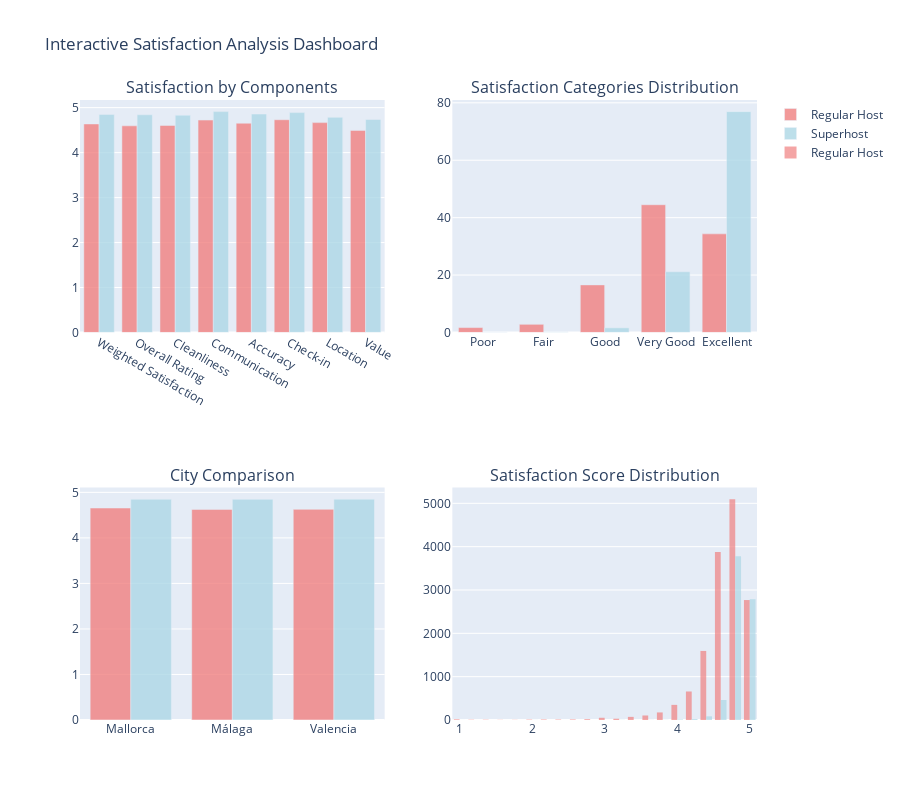

The code cell stored with this chart in its notebook:
### Code cell
# Create comprehensive visualizations for satisfaction analysis
fig, axes = plt.subplots(3, 2, figsize=(18, 20))

# 1. Weighted Satisfaction Comparison by Host Type
categories = ['Weighted Satisfaction', 'Overall Rating', 'Cleanliness', 'Communication', 'Accuracy', 'Check-in', 'Location', 'Value']
regular_weighted = [
    df_analysis[df_analysis['host_is_superhost'] == 'f']['weighted_satisfaction'].mean(),
    df_analysis[df_analysis['host_is_superhost'] == 'f']['review_scores_rating'].mean(),
    df_analysis[df_analysis['host_is_superhost'] == 'f']['review_scores_cleanliness'].mean(),
    df_analysis[df_analysis['host_is_superhost'] == 'f']['review_scores_communication'].mean(),
    df_analysis[df_analysis['host_is_superhost'] == 'f']['review_scores_accuracy'].mean(),
    df_analysis[df_analysis['host_is_superhost'] == 'f']['review_scores_checkin'].mean(),
    df_analysis[df_analysis['host_is_superhost'] == 'f']['review_scores_location'].mean(),
    df_analysis[df_analysis['host_is_superhost'] == 'f']['review_scores_value'].mean()
]

super_weighted = [
    df_analysis[df_analysis['host_is_superhost'] == 't']['weighted_satisfaction'].mean(),
    df_analysis[df_analysis['host_is_superhost'] == 't']['review_scores_rating'].mean(),
    df_analysis[df_analysis['host_is_superhost'] == 't']['review_scores_cleanliness'].mean(),
    df_analysis[df_analysis['host_is_superhost'] == 't']['review_scores_communication'].mean(),
    df_analysis[df_analysis['host_is_superhost'] == 't']['review_scores_accuracy'].mean(),
    df_analysis[df_analysis['host_is_superhost'] == 't']['review_scores_checkin'].mean(),
    df_analysis[df_analysis['host_is_superhost'] == 't']['review_scores_location'].mean(),
    df_analysis[df_analysis['host_is_superhost'] == 't']['review_scores_value'].mean()
]

x_pos = np.arange(len(categories))
axes[0,0].bar(x_pos - 0.2, regular_weighted, 0.4, label='Regular Host', alpha=0.8, color='lightcoral')
axes[0,0].bar(x_pos + 0.2, super_weighted, 0.4, label='Superhost', alpha=0.8, color='lightblue')
axes[0,0].set_xlabel('Metrics')
axes[0,0].set_ylabel('Score')
axes[0,0].set_title('Comprehensive Satisfaction Comparison')
axes[0,0].set_xticks(x_pos)
axes[0,0].set_xticklabels(categories, rotation=45, ha='right')
axes[0,0].legend()
axes[0,0].grid(True, alpha=0.3)

# 2. Satisfaction Category Distribution
satisfaction_categories = ['Poor', 'Fair', 'Good', 'Very Good', 'Excellent']
regular_dist = [
    satisfaction_percentages.loc['f', 'Poor'],
    satisfaction_percentages.loc['f', 'Fair'],
    satisfaction_percentages.loc['f', 'Good'],
    satisfaction_percentages.loc['f', 'Very Good'],
    satisfaction_percentages.loc['f', 'Excellent']
]
super_dist = [
    satisfaction_percentages.loc['t', 'Poor'],
    satisfaction_percentages.loc['t', 'Fair'],
    satisfaction_percentages.loc['t', 'Good'],
    satisfaction_percentages.loc['t', 'Very Good'],
    satisfaction_percentages.loc['t', 'Excellent']
]

x_cat = np.arange(len(satisfaction_categories))
axes[0,1].bar(x_cat - 0.2, regular_dist, 0.4, label='Regular Host', alpha=0.8, color='lightcoral')
axes[0,1].bar(x_cat + 0.2, super_dist, 0.4, label='Superhost', alpha=0.8, color='lightblue')
axes[0,1].set_xlabel('Satisfaction Categories')
axes[0,1].set_ylabel('Percentage (%)')
axes[0,1].set_title('Distribution by Satisfaction Categories')
axes[0,1].set_xticks(x_cat)
axes[0,1].set_xticklabels(satisfaction_categories)
axes[0,1].legend()
axes[0,1].grid(True, alpha=0.3)

# 3. Weighted Satisfaction by City and Host Type
city_weighted_data = df_analysis.groupby(['origen', 'host_is_superhost'])['weighted_satisfaction'].mean().unstack()
cities = city_weighted_data.index
regular_by_city = city_weighted_data['f'].values
super_by_city = city_weighted_data['t'].values

x_cities = np.arange(len(cities))
axes[1,0].bar(x_cities - 0.2, regular_by_city, 0.4, label='Regular Host', alpha=0.8, color='lightcoral')
axes[1,0].bar(x_cities + 0.2, super_by_city, 0.4, label='Superhost', alpha=0.8, color='lightblue')
axes[1,0].set_xlabel('Cities')
axes[1,0].set_ylabel('Weighted Satisfaction Score')
axes[1,0].set_title('Weighted Satisfaction by City and Host Type')
axes[1,0].set_xticks(x_cities)
axes[1,0].set_xticklabels(cities, rotation=45)
axes[1,0].legend()
axes[1,0].grid(True, alpha=0.3)

# 4. Distribution of Weighted Satisfaction Scores
regular_weighted_scores = df_analysis[df_analysis['host_is_superhost'] == 'f']['weighted_satisfaction']
super_weighted_scores = df_analysis[df_analysis['host_is_superhost'] == 't']['weighted_satisfaction']

axes[1,1].hist([regular_weighted_scores, super_weighted_scores], 
               bins=30, alpha=0.7, label=['Regular Host', 'Superhost'], 
               color=['lightcoral', 'lightblue'], density=True)
axes[1,1].set_xlabel('Weighted Satisfaction Score')
axes[1,1].set_ylabel('Density')
axes[1,1].set_title('Distribution of Weighted Satisfaction Scores')
axes[1,1].legend()
axes[1,1].grid(True, alpha=0.3)

# 5. Box plot comparison of weighted satisfaction
satisfaction_box_data = [regular_weighted_scores, super_weighted_scores]
box_plot = axes[2,0].boxplot(satisfaction_box_data, labels=['Regular Host', 'Superhost'], patch_artist=True)
box_plot['boxes'][0].set_facecolor('lightcoral')
box_plot['boxes'][1].set_facecolor('lightblue')
axes[2,0].set_ylabel('Weighted Satisfaction Score')
axes[2,0].set_title('Weighted Satisfaction Score Distribution Comparison')
axes[2,0].grid(True, alpha=0.3)

# 6. City Rankings - Weighted Satisfaction
city_rankings = city_satisfaction.values
city_names_ranked = city_satisfaction.index

axes[2,1].barh(range(len(city_names_ranked)), city_rankings, alpha=0.8, color='skyblue')
axes[2,1].set_yticks(range(len(city_names_ranked)))
axes[2,1].set_yticklabels(city_names_ranked)
axes[2,1].set_xlabel('Average Weighted Satisfaction Score')
axes[2,1].set_title('Cities Ranked by Average Satisfaction')
axes[2,1].grid(True, alpha=0.3)

# Add score labels on bars
for i, score in enumerate(city_rankings):
    axes[2,1].text(score + 0.001, i, f'{score:.3f}', va='center')

plt.tight_layout()
plt.show()

# Additional interactive visualization with Plotly
print("\n=== CREATING INTERACTIVE SATISFACTION VISUALIZATIONS ===")

# Create interactive satisfaction comparison
fig_interactive = make_subplots(
    rows=2, cols=2,
    subplot_titles=('Satisfaction by Components', 'Satisfaction Categories Distribution', 
                   'City Comparison', 'Satisfaction Score Distribution'),
    specs=[[{"secondary_y": False}, {"secondary_y": False}],
           [{"secondary_y": False}, {"secondary_y": False}]]
)

# 1. Satisfaction components comparison
fig_interactive.add_trace(
    go.Bar(name='Regular Host', x=categories, y=regular_weighted, 
           marker_color='lightcoral', opacity=0.8),
    row=1, col=1
)
fig_interactive.add_trace(
    go.Bar(name='Superhost', x=categories, y=super_weighted, 
           marker_color='lightblue', opacity=0.8),
    row=1, col=1
)

# 2. Satisfaction categories
fig_interactive.add_trace(
    go.Bar(name='Regular Host', x=satisfaction_categories, y=regular_dist, 
           marker_color='lightcoral', opacity=0.8, showlegend=False),
    row=1, col=2
)
fig_interactive.add_trace(
    go.Bar(name='Superhost', x=satisfaction_categories, y=super_dist, 
           marker_color='lightblue', opacity=0.8, showlegend=False),
    row=1, col=2
)

# 3. City comparison
fig_interactive.add_trace(
    go.Bar(name='Regular Host', x=list(cities), y=regular_by_city, 
           marker_color='lightcoral', opacity=0.8, showlegend=False),
    row=2, col=1
)
fig_interactive.add_trace(
    go.Bar(name='Superhost', x=list(cities), y=super_by_city, 
           marker_color='lightblue', opacity=0.8, showlegend=False),
    row=2, col=1
)

# 4. Distribution histograms
fig_interactive.add_trace(
    go.Histogram(x=regular_weighted_scores, name='Regular Host', 
                marker_color='lightcoral', opacity=0.7, nbinsx=30),
    row=2, col=2
)
fig_interactive.add_trace(
    go.Histogram(x=super_weighted_scores, name='Superhost', 
                marker_color='lightblue', opacity=0.7, nbinsx=30, showlegend=False),
    row=2, col=2
)

fig_interactive.update_layout(height=800, showlegend=True, 
                            title_text="Interactive Satisfaction Analysis Dashboard")
fig_interactive.show()

# Summary statistics visualization
print("\n=== SATISFACTION ANALYSIS SUMMARY CHART ===")
summary_data = {
    'Metric': ['Regular Host Avg', 'Superhost Avg', 'Difference', '% Improvement'],
    'Weighted Satisfaction': [
        f"{regular_satisfaction:.3f}",
        f"{superhost_satisfaction:.3f}",
        f"{satisfaction_difference:.3f}",
        f"{(satisfaction_difference/regular_satisfaction*100):.1f}%"
    ],
    'Overall Rating': [
        f"{df_analysis[df_analysis['host_is_superhost'] == 'f']['review_scores_rating'].mean():.3f}",
        f"{df_analysis[df_analysis['host_is_superhost'] == 't']['review_scores_rating'].mean():.3f}",
        f"{df_analysis[df_analysis['host_is_superhost'] == 't']['review_scores_rating'].mean() - df_analysis[df_analysis['host_is_superhost'] == 'f']['review_scores_rating'].mean():.3f}",
        f"{((df_analysis[df_analysis['host_is_superhost'] == 't']['review_scores_rating'].mean() - df_analysis[df_analysis['host_is_superhost'] == 'f']['review_scores_rating'].mean()) / df_analysis[df_analysis['host_is_superhost'] == 'f']['review_scores_rating'].mean() * 100):.1f}%"
    ]
}

summary_df = pd.DataFrame(summary_data)
print(summary_df.to_string(index=False))

### Figure 1 — Plotly figure (JSON) as saved in the notebook; plotly's stock layout.template omitted (floating-point values rounded to 4 significant figures; data arrays with more than 128 entries replaced by an {"elided": "..."} marker saying what was removed)
{"data": [{"marker": {"color": "lightcoral"}, "name": "Regular Host", "opacity": 0.8, "type": "bar", "x": ["Weighted Satisfaction", "Overall Rating", "Cleanliness", "Communication", "Accuracy", "Check-in", "Location", "Value"], "xaxis": "x", "y": [4.637, 4.595, 4.604, 4.723, 4.654, 4.731, 4.667, 4.494], "yaxis": "y"}, {"marker": {"color": "lightblue"}, "name": "Superhost", "opacity": 0.8, "type": "bar", "x": ["Weighted Satisfaction", "Overall Rating", "Cleanliness", "Communication", "Accuracy", "Check-in", "Location", "Value"], "xaxis": "x", "y": [4.849, 4.841, 4.832, 4.911, 4.858, 4.89, 4.785, 4.736], "yaxis": "y"}, {"marker": {"color": "lightcoral"}, "name": "Regular Host", "opacity": 0.8, "showlegend": false, "type": "bar", "x": ["Poor", "Fair", "Good", "Very Good", "Excellent"], "xaxis": "x2", "y": [1.714, 2.857, 16.58, 44.49, 34.35], "yaxis": "y2"}, {"marker": {"color": "lightblue"}, "name": "Superhost", "opacity": 0.8, "showlegend": false, "type": "bar", "x": ["Poor", "Fair", "Good", "Very Good", "Excellent"], "xaxis": "x2", "y": [0.1117, 0.1954, 1.619, 21.15, 76.93], "yaxis": "y2"}, {"marker": {"color": "lightcoral"}, "name": "Regular Host", "opacity": 0.8, "showlegend": false, "type": "bar", "x": ["Mallorca", "Málaga", "Valencia"], "xaxis": "x3", "y": [4.656, 4.624, 4.627], "yaxis": "y3"}, {"marker": {"color": "lightblue"}, "name": "Superhost", "opacity": 0.8, "showlegend": false, "type": "bar", "x": ["Mallorca", "Málaga", "Valencia"], "xaxis": "x3", "y": [4.849, 4.846, 4.851], "yaxis": "y3"}, {"marker": {"color": "lightcoral"}, "name": "Regular Host", "nbinsx": 30, "opacity": 0.7, "type": "histogram", "x": {"elided": "14876 float values"}, "xaxis": "x4", "yaxis": "y4"}, {"marker": {"color": "lightblue"}, "name": "Superhost", "nbinsx": 30, "opacity": 0.7, "showlegend": false, "type": "histogram", "x": {"elided": "7164 float values"}, "xaxis": "x4", "yaxis": "y4"}], "layout": {"annotations": [{"font": {"size": 16}, "showarrow": false, "text": "Satisfaction by Components", "x": 0.225, "xanchor": "center", "xref": "paper", "y": 1, "yanchor": "bottom", "yref": "paper"}, {"font": {"size": 16}, "showarrow": false, "text": "Satisfaction Categories Distribution", "x": 0.775, "xanchor": "center", "xref": "paper", "y": 1, "yanchor": "bottom", "yref": "paper"}, {"font": {"size": 16}, "showarrow": false, "text": "City Comparison", "x": 0.225, "xanchor": "center", "xref": "paper", "y": 0.375, "yanchor": "bottom", "yref": "paper"}, {"font": {"size": 16}, "showarrow": false, "text": "Satisfaction Score Distribution", "x": 0.775, "xanchor": "center", "xref": "paper", "y": 0.375, "yanchor": "bottom", "yref": "paper"}], "height": 800, "showlegend": true, "title": {"text": "Interactive Satisfaction Analysis Dashboard"}, "xaxis": {"anchor": "y", "domain": [0, 0.45]}, "xaxis2": {"anchor": "y2", "domain": [0.55, 1]}, "xaxis3": {"anchor": "y3", "domain": [0, 0.45]}, "xaxis4": {"anchor": "y4", "domain": [0.55, 1]}, "yaxis": {"anchor": "x", "domain": [0.625, 1]}, "yaxis2": {"anchor": "x2", "domain": [0.625, 1]}, "yaxis3": {"anchor": "x3", "domain": [0, 0.375]}, "yaxis4": {"anchor": "x4", "domain": [0, 0.375]}}}
